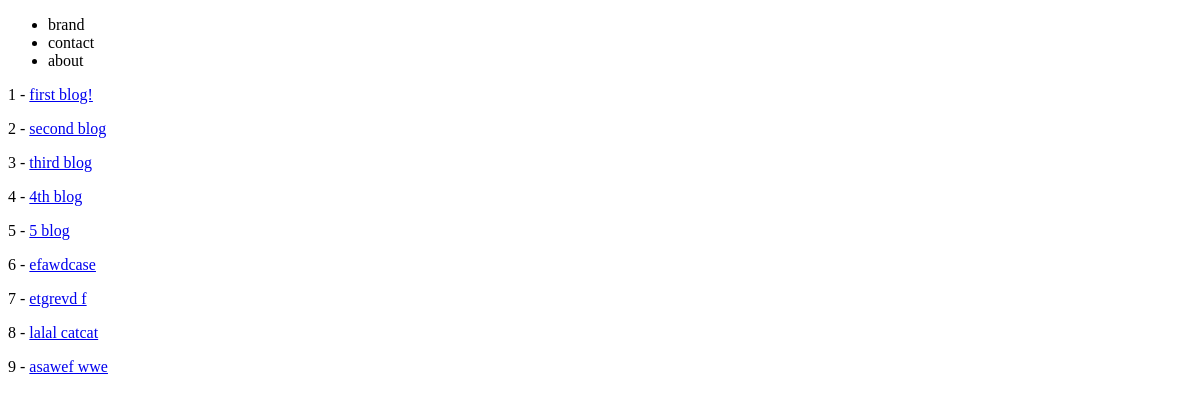
Page /blog/ on the earlier database version.
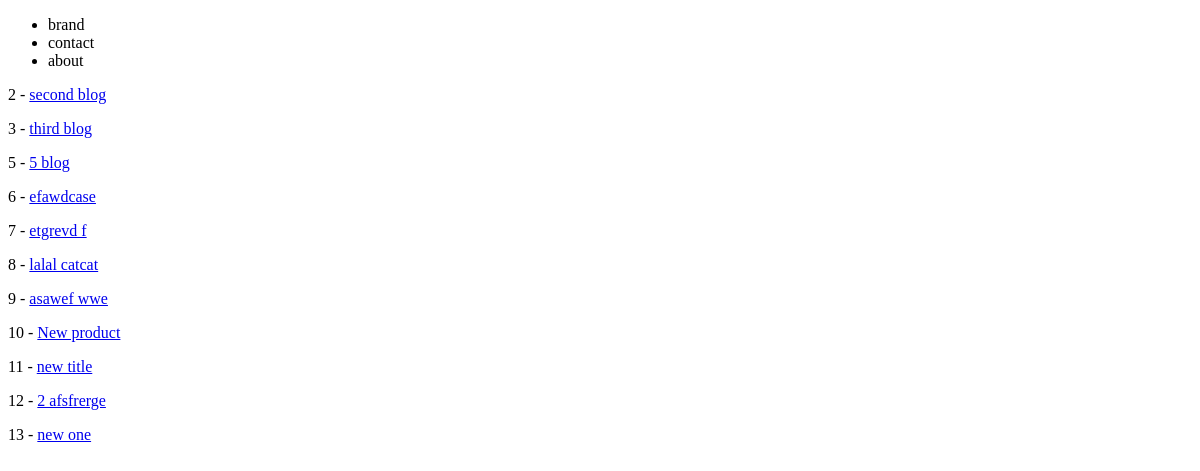
Same page on the later database version.
### blog/models.py (models this page shows)
class Article(models.Model):
    title       = models.CharField(max_length=120) # max_length = is required
    description = models.TextField(blank=True, null=True)
    author_name = models.CharField(max_length=200, blank=True, null=True)
    def get_absolute_url(self):
        return reverse("articles:article-detail", kwargs={"id":self.id})

### blog/views.py (the view)
# urls.py: path('', ArticleListView.as_view(), name='article-list'), # .as_view turns it into a function based view
class ArticleListView(ListView): # this class inherits from ListView
    template_name = 'articles/article_list.html'  # this is one way to reference a template
    queryset = Article.objects.all() # this is going to look for <blog>/<modelname>_list.html

### blog/templates/articles/article_list.html
{% extends 'base.html' %}
{% block content %}
{% for instance in object_list %}
    <p>{{ instance.id }} - <a href="'{{ instance.get_absolute_url }}'">{{ instance.title }}</a></p>
{% endfor %}
{% endblock %}

### templates/base.html (shortened to what this page needs)
<!DOCTYPE html>
<html lang="en">
<head>
</head>
<body>
    {% include 'navbar.html' %}
    {% block content %}{% endblock %}
</body>
</html>

### templates/navbar.html
<nav>
    <ul>
        <li>brand</li>
        <li>contact</li>
        <li>about</li>
    </ul>
</nav>

Differences in the rows shown:
removed Article: id "1", title "first blog!"
removed Article: id "4", title "4th blog"
added Article: id "10", title "New product"
added Article: id "11", title "new title"
added Article: id "12", title "2 afsfrerge"
added Article: id "13", title "new one"
